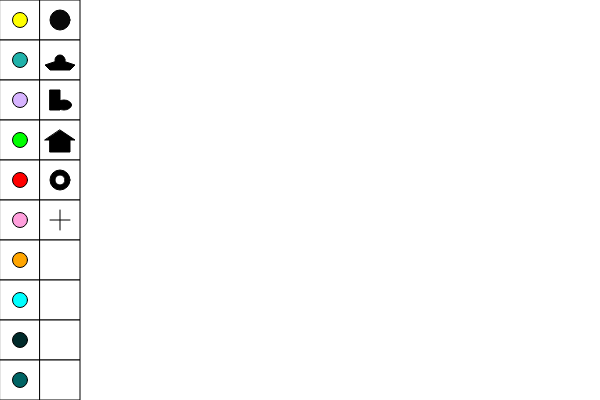
Frame 1 (no input)
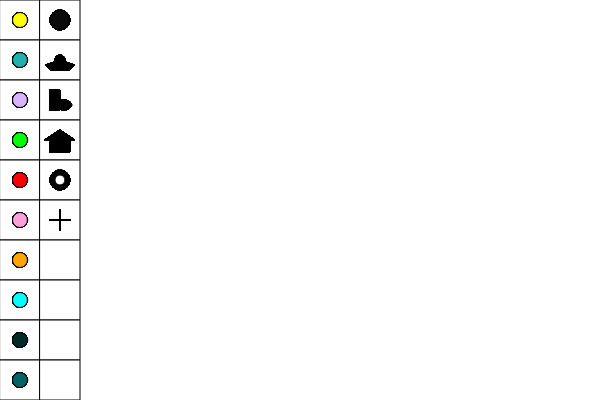
Frame 60 (no input)
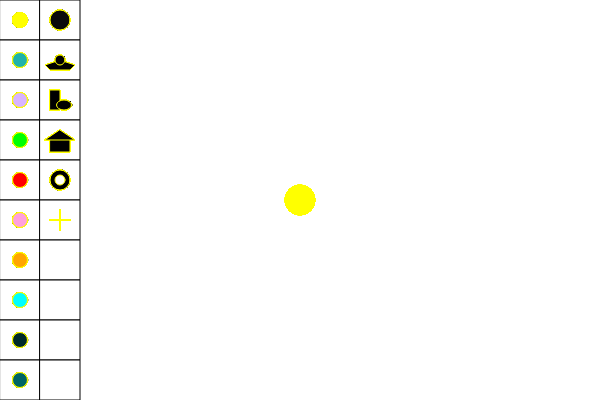
Frame 120 (the mouse pressed at the canvas centre since frame 60)

The p5.js sketch that drew these frames (run headless with seeded random() and noise() and a simulated clock; from frame 60 on, the mouse is pressed at the canvas centre):

// p5.js sketch
// ── sketch.js

var X= 0;
var Y= 0;

//colores de herrramientas
var c1 = 255;
var c2 = 170;
var c3 = 255;
var c4 = 0;
var c5 = 255;
var c6 = 221;
var c7 = 165;
var c8 = 255;
var c9 = 42;
var c10 = 100;


//variables herramientas
var posX5= 60;
var posY5= 60;

var PosRx= 50;
var PosRy= 90;
var PosOx=64;
var PosOy=105;

var PosKx= 50;
var PosKy= 137;
var PosTx= 45;
var PosTy= 140;

var PosDx= 60;
var PosDy= 180;

var PosLx1= 60;
var PosLy1= 210;
var PosLx2= 60;
var PosLy2= 230;



















//variables interracion
var botonCx = 40;
var botonCy = 40;
var botonCtam = 20;

var botonPx = 70;
var botonPy = 40;
var botonPtam = 20;

var boton3x = 100;
var boton3y = 40;
var boton3tam = 20;

var boton4x = 130;
var boton4y = 40;
var boton4tam = 20;

var boton1x = 40;
var boton1y = 40;
var boton1tam = 20;

var boton2x = 70;
var boton2y = 40;
var boton2tam = 20;

var boton3x = 100;
var boton3y = 40;
var boton3tam = 20;

var boton4x = 130;
var boton4y = 40;
var boton4tam = 20;

var boton1x = 40;
var boton1y = 40;
var boton1tam = 20;

var boton2x = 80;
var boton2y = 40;
var boton2tam = 20;

var herramienta= 0;
var cloro= 0;







function setup() {
  createCanvas (600, 400);
background (255, 255, 255)
for(var caballo =0; caballo < 10; caballo = caballo +1){
  for(var koko = 0; koko <2; koko = koko + 1){
    rect (X, Y, 40, 40);
    X = X + 40
    }
    X = 0 
    Y = Y + 40 
    }
 }
 
function draw() {
  
   fill( c1, c1, c1 - c1);
 ellipse (20, 20, 15, 15);
 
 fill (c2 - 138, c2 + 8, c2);
 ellipse (20, 60, 15, 15);
 
 fill (c3 - 40, c3 - 75, c3);
 ellipse (20, 100, 15, 15);
 
 fill (c4, c4 + 255, c4);
 ellipse (20, 140, 15, 15);
 
 fill (c5, c5 - 255, c5 - 255);
 ellipse (20, 180, 15, 15);
 
 fill (c6 + 60, c6 - 61, c6);
 ellipse (20, 220, 15, 15);
 
 fill (c7 + 90, c7, c7 - 165);
 ellipse (20, 260, 15, 15);
 
 fill (c8- 255, c8, c8);
 ellipse (20, 300, 15, 15);
 
 fill (c9 - 123, c9, c9);
 ellipse (20, 340, 15, 15);
 
 fill (c10 - 100, c10, c10 - 0);
 ellipse (20, 380, 15, 15);
 
  //circulo
 fill(10) 
 ellipse(60, 20, 20, 20);
  
  //ovni
  fill(0);
beginShape();
  vertex(posX5, posY5);
  vertex(posX5-15,posY5+5);
  vertex (posX5-10,posY5+10);
  vertex(posX5+10,posY5+10);
  vertex(posX5+15,posY5+5);
  endShape(CLOSE);
  
  fill(0);
  ellipse(posX5, posY5, 10, 10);
  
  //media
  
  fill(0);
  rect(PosRx, PosRy, 10, 20);
  ellipse(PosOx, PosOy, 15,10);
  
  //casa
  fill(0);
  rect(PosKx, PosKy, 20,15);
  triangle(PosTx,PosTy,PosTx+30,PosTy,PosTx+15,PosTy-10);
  
  //dona 
  fill(0);
  ellipse(PosDx,PosDy, 20, 20);
  fill(255);
  ellipse(PosDx, PosDy, 10,10);
  
  //cruz
  fill(0);
  line(PosLx1, PosLy1, PosLx2, PosLy2);
  line(PosLx1 -10, PosLy1 +10, PosLx2 + 10, PosLy2 - 10);
  
  
  
  
  
  	if (mouseIsPressed) {
		// Definimos el área sensible de los botones y para que sirven.
		// En este caso tenemos dos botones que sirven para cambiar entre
		// dos herramientas.
		if (mouseX > 0 && mouseX < 0 + 40 &&
			mouseY > 0 && mouseY < 0 + 40) {
			cloro = 0;
		}
		if (mouseX > 0 && mouseX < 0 + 40 &&
			mouseY > 40 && mouseY < 40 + 40) {
			cloro = 1;
		}
    if (mouseX > 0 && mouseX < 0 + 40 &&
			mouseY > 80 && mouseY < 80 + 40) {
			cloro = 2;
		}
    if (mouseX > 0 && mouseX < 0 + 40 &&
	    mouseY > 120 && mouseY < 120 + 40) {
			cloro = 3;
		}
      		if (mouseX > 0 && mouseX < 0 + 40 &&
			mouseY > 160 && mouseY < 160 + 40) {
			cloro = 4;
		}
      
      		if (mouseX > 0 && mouseX < 0 + 40 &&
			mouseY > 200 && mouseY < 200 + 40) {
			cloro = 5;
		}
      
      		if (mouseX > 0 && mouseX < 0 + 40 &&
			mouseY > 240 && mouseY < 240 + 40) {
			cloro = 6;
		}
      
      		if (mouseX > 0 && mouseX < 0 + 40 &&
			mouseY > 280 && mouseY < 280 + 40) {
			cloro = 7;
		}
      
      		if (mouseX > 0 && mouseX < 0 + 40 &&
			mouseY > 320 && mouseY < 320 + 40) {
			cloro = 8;
		}
      
      		if (mouseX > 0 && mouseX < 0 + 40 &&
			mouseY > 360 && mouseY < 360 + 40) {
			cloro = 9;
		}
      
      
      //herramientas
      		if (mouseX > 40 && mouseX < 40 + 40 &&
			mouseY > 0 && mouseY < 0 + 40) {
			herramienta = 0;
		}
		if (mouseX > 40 && mouseX < 40 + 40 &&
			mouseY > 40 && mouseY < 40 + 40) {
			herramienta = 1;
		}
    if (mouseX > 40 && mouseX < 40 + 40 &&
			mouseY > 80 && mouseY < 80 + 40) {
			herramienta = 2;
		}
    if (mouseX > 40 && mouseX < 40 + 40 &&
	    mouseY > 120 && mouseY < 120 + 40) {
			herramienta = 3;
		}
      		if (mouseX > 40 && mouseX < 40 + 40 &&
			mouseY > 160 && mouseY < 160 + 40) {
			herramienta = 4;
		}
      
      		if (mouseX > 40 && mouseX < 40 + 40 &&
			mouseY > 160 && mouseY < 160 + 40) {
			herramienta = 5;
		}
      
      		if (mouseX > 40 && mouseX < 40 + 40 &&
			mouseY > 200 && mouseY < 200 + 40) {
			herramienta = 6;
		}
      
      		if (mouseX > 40 && mouseX < 40 + 40 &&
			mouseY > 280 && mouseY < 280 + 40) {
			herramienta = 7;
		}
      
      		if (mouseX > 40 && mouseX < 40 + 40 &&
			mouseY > 320 && mouseY <320 + 40) {
			herramienta = 8;
		}
      
      		if (mouseX > 40 && mouseX < 40 + 40 &&
			mouseY > 340 && mouseY < 340 + 40) {
			herramienta = 9;
		}
      
    
      
      
      
      
      
      
      
      
      
      
      
      
      
      
      
      


		// Una vez seleccionado el color, lo usamos para cambiar el
		// color de relleno de la figura que pintamos después.
		if (cloro == 0) {
      stroke(c1, c1, c1 - c1);
			fill( c1, c1, c1 - c1);
		}
		if (cloro == 1) {
      stroke(c2 - 138, c2 + 8, c2);
			fill (c2 - 138, c2 + 8, c2);
		}
      		if (cloro == 2) {
            stroke(c3 - 40, c3 - 75, c3);
			fill (c3 - 40, c3 - 75, c3);
		}
      		if (cloro == 3) {
            stroke(c4, c4 + 255, c4);
			fill (c4, c4 + 255, c4);
		}
      		if (cloro == 4) {
            stroke(c5, c5 - 255, c5 - 255);
			fill (c5, c5 - 255, c5 - 255);
		}
      		if (cloro == 5) {
            stroke(c6 + 60, c6 - 61, c6)
			fill (c6 + 60, c6 - 61, c6);
		}
      		if (cloro == 6) {
            stroke(c7 + 90, c7, c7 - 165);
      fill (c7 + 90, c7, c7 - 165);
		}
      		if (cloro == 7) {
            stroke(c8- 255, c8, c8);
			fill (c8- 255, c8, c8);
		}
      		if (cloro == 8) {
            stroke(c9 - 123, c9, c9);
			fill (c9 - 123, c9, c9);
		}
      		if (cloro == 9) {
            stroke(c10 - 100, c10, c10 - 0);
			fill (c10 - 100, c10, c10 - 0);
		}
 
 if (herramienta == 0) {
 ellipse(mouseX, mouseY, 30, 30);
		}
       if (herramienta == 1) {
beginShape();
  vertex(mouseX, mouseY);
  vertex(mouseX-15,mouseY+5);
  vertex (mouseX-10,mouseY+10);
  vertex(mouseX+10,mouseY+10);
  vertex(mouseX+15,mouseY+5);
  endShape(CLOSE);
  
  ellipse(mouseX, mouseY, 10, 10);
		}
  
      if (herramienta == 2) {
  rect(mouseX, mouseY, 10, 20);
  ellipse(mouseX+10, mouseY+20, 15,10);
		}
      
     if (herramienta == 3) {
  rect(mouseX, mouseY, 20,15);
  triangle(mouseX,mouseY,mouseX+30,mouseY,mouseX+15,mouseY-10);
		}
      
           if (herramienta == 4) {
  rect(mouseX, mouseY, 20,15);
  triangle(mouseX,mouseX,mouseX+30,mouseY,mouseX+15,mouseY-10);
		}
      
                 if (herramienta == 5) {
         ellipse(mouseX,mouseY, 20, 20);
  fill(255);
  ellipse(mouseX, mouseY, 10,10);
		}
                       if (herramienta == 6) {
  line(mouseX, mouseY, mouseX, mouseY+20);
  line(mouseX -10, mouseY+10, mouseX + 10, mouseY+10);
		}

      
      
}
  
  
  


  
  
}
